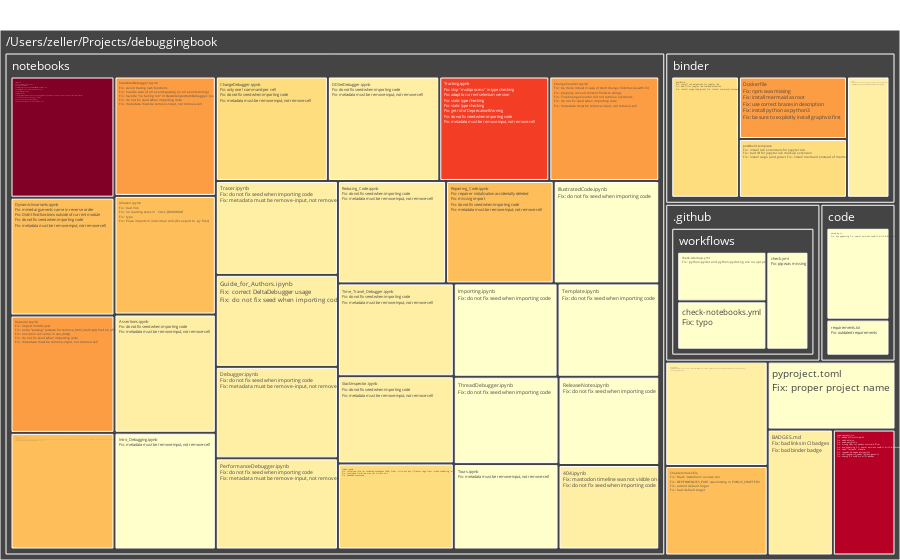

Notebook code for this chart:
### Code cell
fix_counter.map()

### Figure 1 — Plotly figure (JSON) as saved in the notebook; plotly's stock layout.template omitted (floating-point values rounded to 4 significant figures)
{"data": [{"branchvalues": "total", "hoverinfo": "label", "ids": ["/notebooks/StatisticalDebugger.ipynb", "/notebooks/Repairer.ipynb", "/notebooks/Guide_for_Authors.ipynb", "/.github/workflows/check.yml", "/requirements.txt", "/notebooks/ChangeDebugger.ipynb", "/README.md", "/notebooks/index.ipynb", "/BADGES.md", "/.github/workflows/check-notebooks.yml", "/Chapters.makefile", "/notebooks/Slicer.ipynb", "/notebooks/ChangeCounter.ipynb", "/notebooks/DeltaDebugger.ipynb", "/code/requirements.txt", "/notebooks/Repairing_Code.ipynb", "/notebooks/Tracking.ipynb", "/.github/workflows/check-sitemap.yml", "/binder/apt.txt", "/binder/postBuild.template", "/binder/postBuild", "/code/setup.py.in", "/notebooks/DynamicInvariants.ipynb", "/notebooks/404.ipynb", "/notebooks/Assertions.ipynb", "/notebooks/DDSetDebugger.ipynb", "/notebooks/Debugger.ipynb", "/notebooks/IllustratedCode.ipynb", "/notebooks/Importing.ipynb", "/notebooks/PerformanceDebugger.ipynb", "/notebooks/Reducing_Code.ipynb", "/notebooks/ReleaseNotes.ipynb", "/notebooks/StackInspector.ipynb", "/notebooks/Template.ipynb", "/notebooks/ThreadDebugger.ipynb", "/notebooks/Time_Travel_Debugger.ipynb", "/notebooks/Tracer.ipynb", "/binder/Dockerfile", "/notebooks/Alhazen.ipynb", "/notebooks/Intro_Debugging.ipynb", "/notebooks/Tours.ipynb", "/pyproject.toml", "/", "/notebooks", "/.github/workflows", "/.github", "/code", "/binder"], "labels": ["StatisticalDebugger.ipynb", "Repairer.ipynb", "Guide_for_Authors.ipynb", "check.yml", "requirements.txt", "ChangeDebugger.ipynb", "README.md", "index.ipynb", "BADGES.md", "check-notebooks.yml", "Chapters.makefile", "Slicer.ipynb", "ChangeCounter.ipynb", "DeltaDebugger.ipynb", "requirements.txt", "Repairing_Code.ipynb", "Tracking.ipynb", "check-sitemap.yml", "apt.txt", "postBuild.template", "postBuild", "setup.py.in", "DynamicInvariants.ipynb", "404.ipynb", "Assertions.ipynb", "DDSetDebugger.ipynb", "Debugger.ipynb", "IllustratedCode.ipynb", "Importing.ipynb", "PerformanceDebugger.ipynb", "Reducing_Code.ipynb", "ReleaseNotes.ipynb", "StackInspector.ipynb", "Template.ipynb", "ThreadDebugger.ipynb", "Time_Travel_Debugger.ipynb", "Tracer.ipynb", "Dockerfile", "Alhazen.ipynb", "Intro_Debugging.ipynb", "Tours.ipynb", "pyproject.toml", "/Users/zeller/Projects/debuggingbook", "notebooks", "workflows", ".github", "code", "binder"], "marker": {"colors": [5, 5, 2, 1, 9, 3, 2, 3, 2, 1, 4, 10, 5, 4, 1, 4, 7, 1, 2, 3, 3, 1, 4, 2, 2, 2, 2, 1, 1, 2, 2, 1, 2, 1, 1, 2, 2, 5, 4, 1, 1, 1, null, null, null, null, null, null], "colorscale": [[0.0, "rgb(255,255,204)"], [0.125, "rgb(255,237,160)"], [0.25, "rgb(254,217,118)"], [0.375, "rgb(254,178,76)"], [0.5, "rgb(253,141,60)"], [0.625, "rgb(252,78,42)"], [0.75, "rgb(227,26,28)"], [0.875, "rgb(189,0,38)"], [1.0, "rgb(128,0,38)"]]}, "parents": ["/notebooks", "/notebooks", "/notebooks", "/.github/workflows", "/", "/notebooks", "/", "/notebooks", "/", "/.github/workflows", "/", "/notebooks", "/notebooks", "/notebooks", "/code", "/notebooks", "/notebooks", "/.github/workflows", "/binder", "/binder", "/binder", "/code", "/notebooks", "/notebooks", "/notebooks", "/notebooks", "/notebooks", "/notebooks", "/notebooks", "/notebooks", "/notebooks", "/notebooks", "/notebooks", "/notebooks", "/notebooks", "/notebooks", "/notebooks", "/binder", "/notebooks", "/notebooks", "/notebooks", "/", null, "/", "/.github", "/", "/", "/"], "text": ["Fix: Avoid tracing own functions<br>Fix: handle case of all events passing (or all events failing)<br>Fix: handle \"no failing run\" in DescreteSpectrumDebugger, too<br>Fix: do not fix seed when importing code<br>Fix: metadata must be remove-input, not remove-cell", "Fix: import middle_test<br>Fix: extra \"passing\" testcase for remove_html_markup() had no effect<br>Fix: non-bool ret value in can_cross()<br>Fix: do not fix seed when importing code<br>Fix: metadata must be remove-input, not remove-cell", "Fix: correct DeltaDebugger usage<br>Fix: do not fix seed when importing code", "Fix: pip was missing", "Fix: added diff_match_patch<br>Fix: need enforce<br>Fix: need easyplotly<br>Fix: wrong spec for pandoc mermaid filter<br>Fix: use pyparsing 2.x,; newer versions conflict with bibtexparser<br>Fix: need `testpath` module<br>Fix: ipypublish needs entrypoints<br>Fix: our ipypublish needs ipython-genutils<br>Fix: numpy 2.0 conflicts with pandas", "Fix: only one ! command per cell<br>Fix: do not fix seed when importing code<br>Fix: metadata must be remove-input, not remove-cell", "Fix: corrected rule for rendered notebooks (#24)\nNew: strip out any <iframe> tags\nNew: when rendering .md files, replace videos by proper image<br>Fix: bad links in CI badges", "Fix: corrected rule for rendered notebooks (#24)\nNew: strip out any <iframe> tags\nNew: when rendering .md files, replace videos by proper image<br>Fix: mastodon timeline was not visible on /<br>Fix: unneded command", "Fix: bad links in CI badges<br>Fix: bad binder badge", "Fix: typo", "Fix: Mark 'Assertions' as new, too<br>Fix: DEPENDENCIES_PART was missing in PUBLIC_CHAPTERS<br>Fix: added default target<br>Fix: bad default target", "Fix: do not instrument type names<br>Fix: unresolved citations<br>Fix: Slicer.code() would not work with implicit items to be instrumented<br>Fix: after assignment, do not ignore location changes<br>Fix: bad call to ast.unparse()<br>Fix: static type checks<br>Fix: _repr_svg_ AttributeError\n\nReplaced Graph._repr_svg_() with Graph._repr_mimebundle_()\nThanks to Fengmin (Paul) Zhu for reporting this<br>Fix: `_data' was not defined during execution<br>Fix: do not fix seed when importing code<br>Fix: metadata must be remove-input, not remove-cell", "Fix: be more robust in case of short change histories (as with CI)<br>Fix: properly convert content fields to strings<br>Fix: FineChangeCounter did not retrieve elements<br>Fix: do not fix seed when importing code<br>Fix: metadata must be remove-input, not remove-cell", "Fix: bad link<br>Fix: dd() would not always minimize until the end (#45)\n\n* In dd(), the \"no reduction found\" action could sometimes be chosen as consequence of an earlier action\n* In dd(), the \"no reduction found\" action would increase granularity by 2, rather than doubling it\nThanks to Benjamin Silvus (@TheSilvus) for reporting this!<br>Fix: do not fix seed when importing code<br>Fix: metadata must be remove-input, not remove-cell", "Fix: outdated requirements", "Fix: repairer initialization accidentally deleted<br>Fix: missing import<br>Fix: do not fix seed when importing code<br>Fix: metadata must be remove-input, not remove-cell", "Fix: skip \"multiprocess\" in type checking<br>Fix: adapt to current selenium version<br>Fix: static type checking<br>Fix: static type checking<br>Fix: get rid of DeprecationWarning<br>Fix: do not fix seed when importing code<br>Fix: metadata must be remove-input, not remove-cell", "Fix: python-pydot and python-pydot-ng are no apt packages", "Fix: python-pydot and python-pydot-ng are no apt packages<br>Fix: install cargo (and grcov)\nFix: install mermaid (instead of mermaid-cli)", "Fix: install lab extensions for Jupyter lab<br>Fix: bad ID for jupyter lab markup extension<br>Fix: install cargo (and grcov)\nFix: install mermaid (instead of mermaid-cli)", "Fix: install lab extensions for Jupyter lab<br>Fix: bad ID for jupyter lab markup extension<br>Fix: install cargo (and grcov)\nFix: install mermaid (instead of mermaid-cli)", "Fix: use pyparsing 2.x,; newer versions conflict with bibtexparser", "Fix: mined arguments came in reverse order<br>Fix: Didn't find functions outside of current module<br>Fix: do not fix seed when importing code<br>Fix: metadata must be remove-input, not remove-cell", "Fix: mastodon timeline was not visible on /<br>Fix: do not fix seed when importing code", "Fix: do not fix seed when importing code<br>Fix: metadata must be remove-input, not remove-cell", "Fix: do not fix seed when importing code<br>Fix: metadata must be remove-input, not remove-cell", "Fix: do not fix seed when importing code<br>Fix: metadata must be remove-input, not remove-cell", "Fix: do not fix seed when importing code", "Fix: do not fix seed when importing code", "Fix: do not fix seed when importing code<br>Fix: metadata must be remove-input, not remove-cell", "Fix: do not fix seed when importing code<br>Fix: metadata must be remove-input, not remove-cell", "Fix: do not fix seed when importing code", "Fix: do not fix seed when importing code<br>Fix: metadata must be remove-input, not remove-cell", "Fix: do not fix seed when importing code", "Fix: do not fix seed when importing code", "Fix: do not fix seed when importing code<br>Fix: metadata must be remove-input, not remove-cell", "Fix: do not fix seed when importing code<br>Fix: metadata must be remove-input, not remove-cell", "Fix: npm was missing<br>Fix: install mermaid as root<br>Fix: use correct braces in description<br>Fix: install python as python3<br>Fix: be sure to explicitly install graphviz first", "Fix: bad link<br>Fix: no leading zeros in `CALC_GRAMMAR`<br>Fix: typo<br>Fix: Place imports in individual cells (for export to .py files)", "Fix: metadata must be remove-input, not remove-cell", "Fix: metadata must be remove-input, not remove-cell", "Fix: proper project name", "", "", "", "", "", ""], "type": "treemap", "values": [11.76, 11.86, 10.92, 7.048, 7.085, 11.38, 9.596, 9.694, 7.361, 7.368, 8.233, 12.25, 11.17, 11.79, 2.996, 10.72, 11.18, 7.57, 6.094, 7.498, 9.691, 7.643, 11.91, 8.275, 11.64, 11.31, 10.86, 10.51, 9.417, 10.82, 10.77, 8.645, 9.821, 9.226, 8.899, 10.46, 11.15, 7.98, 11.69, 11.51, 8.696, 7.792, 402.3, 298.3, 21.99, 21.99, 10.64, 31.26]}], "layout": {"margin": {"b": 0, "l": 0, "r": 0, "t": 30}}}
